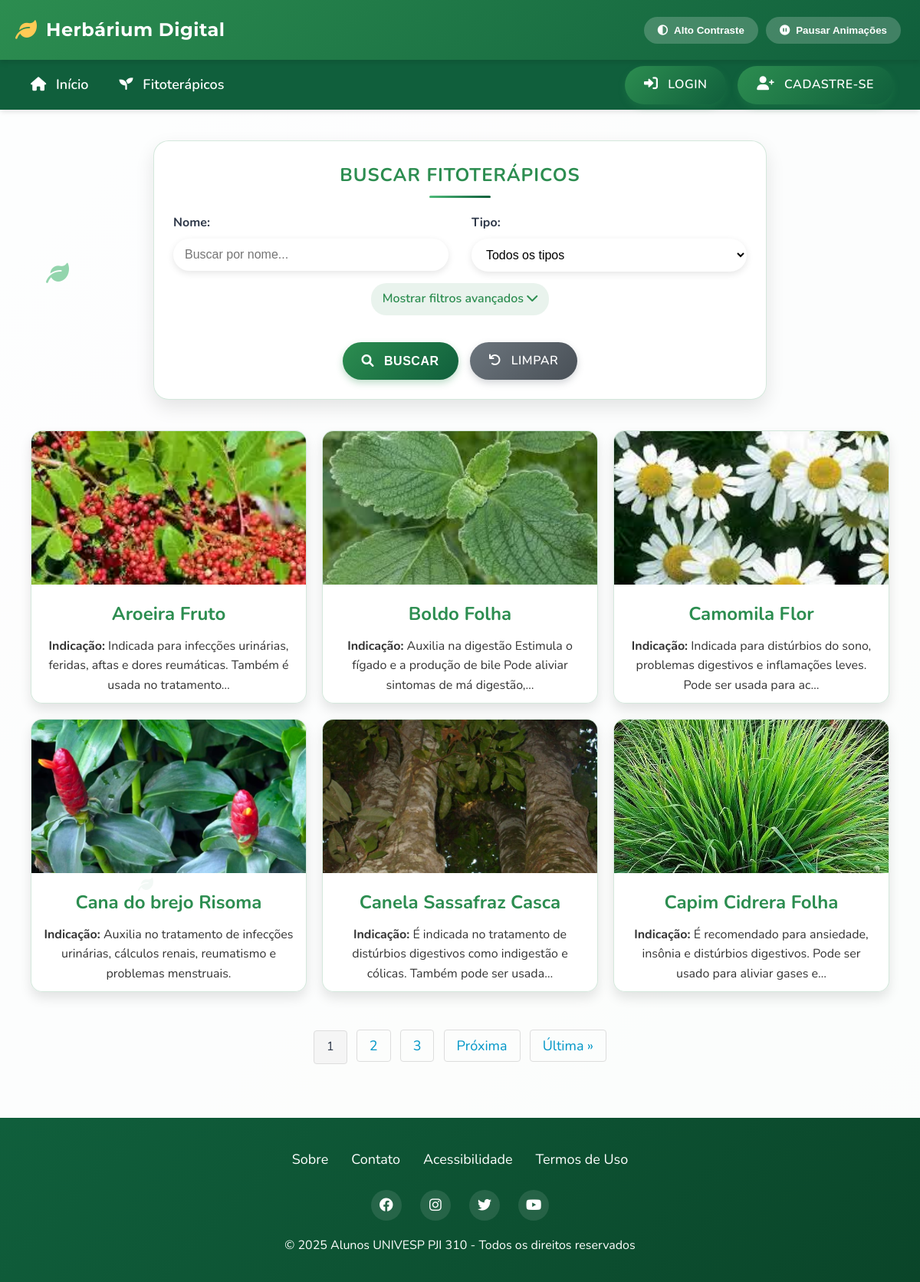
Page /fitoterapico/ on the earlier database version.
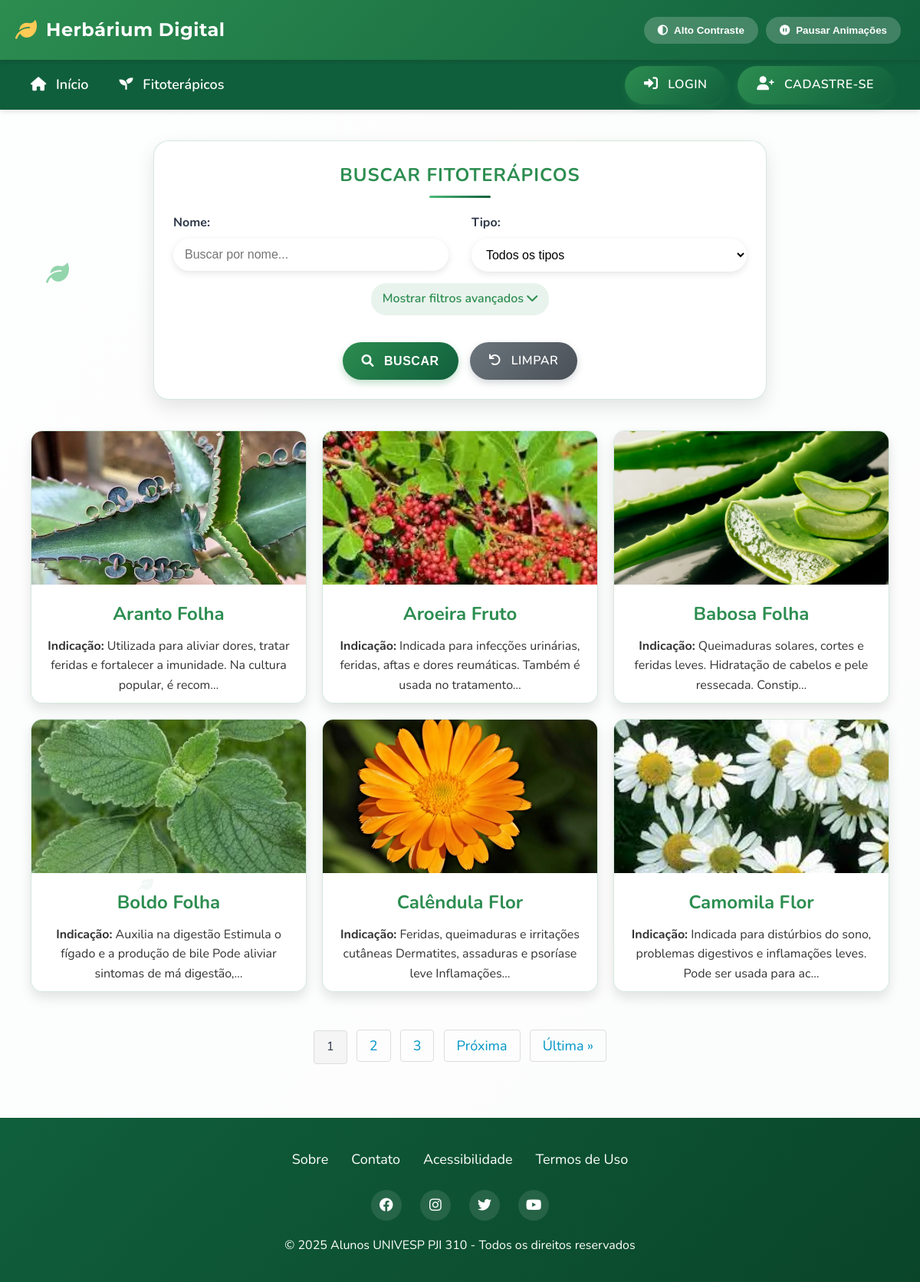
Same page on the later database version.
### fitoterapico/models.py (models this page shows, shortened)
class Fitoterapico(models.Model):
    id = models.AutoField(primary_key=True)
    nome = models.CharField(max_length=100)
    tipo = models.ForeignKey(Tipo, on_delete=models.PROTECT, related_name='fitoterapico_tipo')
    especie = models.CharField(max_length=100)
    familia = models.CharField(max_length=100, blank=True, null=True)
    descricao = models.TextField()
    propriedades = models.TextField()
    indicacao = models.TextField()
    modo_uso = models.TextField()
    dosagem = models.CharField(max_length=100, blank=True, null=True)
    efeito_colateral = models.TextField(blank=True, null=True)
    preco = models.FloatField(blank=True, null=True, validators=[MinValueValidator(0)])
    foto = models.ImageField(upload_to='fitoterapico/', blank=True, null=True)
    bio = models.TextField(blank=True, null=True)
    class Meta:
        ordering = ['nome']

class Tipo(models.Model):
    id = models.AutoField(primary_key=True)
    nome = models.CharField(max_length=200)
    def __str__(self):
        return self.nome

### fitoterapico/views.py (the view)
# urls.py: path('fitoterapico/', FitoterapicoListView.as_view(), name='fitoterapico_list'),
class FitoterapicoListView(ListView):
    model = Fitoterapico
    template_name = 'fitoterapico.html'
    context_object_name = 'fitoterapico'
    paginate_by = 6
    def get_queryset(self):
        fitoterapico = super().get_queryset().order_by('nome')
        search = self.request.GET.get('search', '')
        tipo = self.request.GET.get('tipo', '')
        indicacao = self.request.GET.get('indicacao', '')
        if search:
            fitoterapico = fitoterapico.filter(nome__icontains=search)
        if tipo:
            fitoterapico = fitoterapico.filter(tipo__id=tipo)
        if indicacao:
            fitoterapico = fitoterapico.filter(indicacao__icontains=indicacao)
        return fitoterapico
    def get_context_data(self, **kwargs):
        context = super().get_context_data(**kwargs)
        from fitoterapico.models import Tipo
        context['search'] = self.request.GET.get('search', '')
        context['tipo_selecionado'] = self.request.GET.get('tipo', '')
        context['indicacao'] = self.request.GET.get('indicacao', '')
        context['tipos'] = Tipo.objects.all()
        return context

### fitoterapico/templates/fitoterapico.html (shortened to what this page needs)
{% extends "base.html" %}
{% block content %}
  <form method="GET" action="{% url 'fitoterapico_list' %}" class="search-form">
    <h3>Buscar Fitoterápicos</h3>
    <div class="search-row">
      <div class="search-group">
        <label for="search">Nome:</label>
        <input type="text" id="search" name="search" placeholder="Buscar por nome..." value="{{ search }}">
      </div>
      <div class="search-group">
        <label for="tipo">Tipo:</label>
        <select id="tipo" name="tipo">
          <option value="">Todos os tipos</option>
        </select>
      </div>
    </div>
    <div class="search-toggle" onclick="toggleAdvancedSearch()">
      <span id="toggle-text">Mostrar filtros avançados</span> <i class="fas fa-chevron-down" id="toggle-icon"></i>
    </div>
    <div class="search-actions">
      <button type="submit" class="btn"><i class="fas fa-search"></i> Buscar</button>
      <a href="{% url 'fitoterapico_list' %}" class="btn btn-reset"><i class="fas fa-undo"></i> Limpar</a>
    </div>
  </form>
  <div class="fitoterapico-grid">
    {% if fitoterapico %}
      {% for fitoterapico in fitoterapico %}
        <a href="{% url 'fitoterapico_detail' fitoterapico.pk %}">
          <div class="fitoterapico-card">
            {% if fitoterapico.foto %}
              <img src="{{ fitoterapico.foto.url }}" alt="{{ fitoterapico.nome }} - {{ fitoterapico.tipo }}" loading="lazy">
            {% else %}
              <p class="no-foto">Imagem não disponível</p>
            {% endif %}
            <h2>{{ fitoterapico.nome }} {{ fitoterapico.tipo }}</h2>
            <p><strong>Indicação:</strong> {{ fitoterapico.indicacao|truncatechars:100 }}</p>
          </div>
        </a>
      {% endfor %}
    {% else %}
      <p class="no-results">Nenhum fitoterapico encontrado.</p>
    {% endif %}
  </div>
  {% if is_paginated %}
  <div class="pagination">
    {% for num in page_obj.paginator.page_range %}
      {% if page_obj.number == num %}
        <span class="current">{{ num }}</span>
      {% elif num > page_obj.number|add:'-3' and num < page_obj.number|add:'3' %}
        <a href="?page={{ num }}{% if search %}&search={{ search }}{% endif %}">{{ num }}</a>
      {% endif %}
    {% endfor %}
    {% if page_obj.has_next %}
      <a href="?page={{ page_obj.next_page_number }}{% if search %}&search={{ search }}{% endif %}">Próxima</a>
      <a href="?page={{ page_obj.paginator.num_pages }}{% if search %}&search={{ search }}{% endif %}">Última &raquo;</a>
    {% endif %}
  </div>
  {% endif %}
{% endblock %}

Differences in the rows shown:
no longer on this page (row unchanged): Fitoterapico: foto (picture), nome "Cana do brejo", tipo "Risoma", indicacao "Auxilia no tratamento de infecções urinárias, cálculos renais, reumatismo e problemas menstruais."
no longer on this page (row unchanged): Fitoterapico: foto (picture), nome "Canela Sassafraz", tipo "Casca", indicacao "É indicada no tratamento de distúrbios digestivos como indigestão e cólicas. Também pode ser usada…"
no longer on this page (row unchanged): Fitoterapico: foto (picture), nome "Capim Cidrera", tipo "Folha", indicacao "É recomendado para ansiedade, insônia e distúrbios digestivos. Pode ser usado para aliviar gases e…"
added Fitoterapico: foto (picture), nome "Aranto", tipo "Folha", indicacao "Utilizada para aliviar dores, tratar feridas e fortalecer a imunidade. Na cultura popular, é recom…"
added Fitoterapico: foto (picture), nome "Babosa", tipo "Folha", indicacao "Queimaduras solares, cortes e feridas leves. Hidratação de cabelos e pele ressecada. Constip…"
added Fitoterapico: foto (picture), nome "Calêndula", tipo "Flor", indicacao "Feridas, queimaduras e irritações cutâneas Dermatites, assaduras e psoríase leve Inflamações…"
